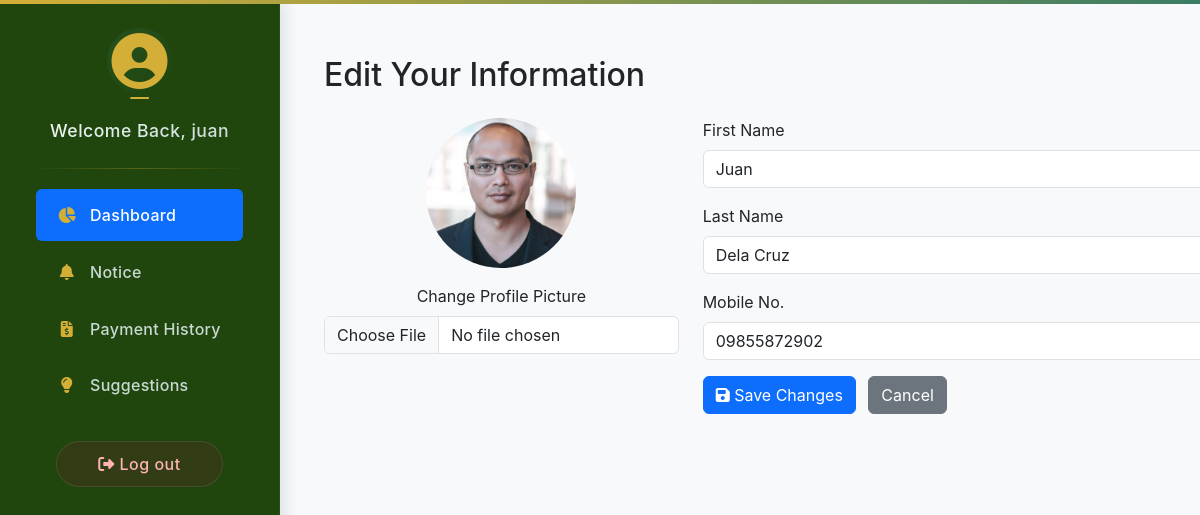
Screenshot of /edit-tenant.php (signed in) with the database file from the repository.
### tables this page shows
CREATE TABLE `tenants` (
  `tenant_id` int(11) NOT NULL AUTO_INCREMENT,
  `academic_year_id` int(11) NOT NULL,
  `first_name` varchar(120) NOT NULL,
  `last_name` varchar(120) NOT NULL,
  `middle_name` varchar(120) DEFAULT NULL,
  `birthdate` date NOT NULL,
  `address` varchar(250) NOT NULL,
  `gender` enum('M','F') NOT NULL,
  `mobile_no` varchar(11) NOT NULL,
  `guardian_id` int(11) NOT NULL,
  `course_id` int(11) NOT NULL,
  `year_level` enum('1','2','3','4') NOT NULL,
  `tenant_type` enum('Student','Non-Student') DEFAULT NULL,
  `profile_picture` varchar(225) DEFAULT NULL,
  `student_id` varchar(20) NOT NULL DEFAULT 'Student',
  `is_student` tinyint(1) NOT NULL DEFAULT 1,
  `user_id` int(11) NOT NULL,
  `is_willing_to_continue` tinyint(1) NOT NULL DEFAULT 0,
  PRIMARY KEY (`tenant_id`),
  KEY `FK_guardians_TO_tenants` (`guardian_id`),
  KEY `FK_course_TO_tenants` (`course_id`),
  KEY `FK_academic_years_TO_tenants` (`academic_year_id`),
  KEY `fk_tenants_user` (`user_id`),
  CONSTRAINT `FK_academic_years_TO_tenants` FOREIGN KEY (`academic_year_id`) REFERENCES `academic_years` (`academic_year_id`),
  CONSTRAINT `FK_course_TO_tenants` FOREIGN KEY (`course_id`) REFERENCES `course` (`course_id`),
  CONSTRAINT `FK_guardians_TO_tenants` FOREIGN KEY (`guardian_id`) REFERENCES `guardians` (`guardian_id`),
  CONSTRAINT `fk_tenants_user` FOREIGN KEY (`user_id`) REFERENCES `users` (`user_id`) ON DELETE CASCADE ON UPDATE CASCADE
);

### edit-tenant.php (the view, shortened to what this page needs)
<?php
include 'connection/db.php';
$tenant_id = $_SESSION['tenant_id'];
$stmt = $conn->prepare("SELECT first_name, last_name, mobile_no, profile_picture FROM tenants WHERE tenant_id = ?");
$stmt->bind_param("i", $tenant_id);
$stmt->execute();
$tenant = $stmt->get_result()->fetch_assoc();
?>
<!DOCTYPE html>
<html lang="en">
<head>
  <link rel="stylesheet" href="https://cdnjs.cloudflare.com/ajax/libs/font-awesome/6.4.0/css/all.min.css">
  <link href="https://cdn.jsdelivr.net/npm/bootstrap@5.3.0/dist/css/bootstrap.min.css" rel="stylesheet">
  <link rel="stylesheet" href="CSS/styles.css">
</head>
<body>
  <?php include 'sidebar.php'; ?>
  <div class="main-content">
    <div class="container" style="margin-left: 280px;">
      <h2 class="mt-4">Edit Your Information</h2>
      <form action="" method="POST" enctype="multipart/form-data" class="mt-4">
        <div class="row">
          <div class="col-md-4 text-center">
            <img src="<?= $tenant['profile_picture'] ? 'uploads/profiles/' . htmlspecialchars($tenant['profile_picture']) : 'Pictures/logo.png'; ?>"
                 class="img-fluid rounded-circle mb-3" style="max-width: 150px;" alt="Profile Image">
            <div class="mb-3">
              <label for="profile_picture" class="form-label">Change Profile Picture</label>
              <input type="file" name="profile_picture" class="form-control">
            </div>
          </div>
          <div class="col-md-8">
            <div class="mb-3">
              <label class="form-label">First Name</label>
              <input type="text" name="first_name" class="form-control" value="<?= htmlspecialchars($tenant['first_name']) ?>" required>
            </div>
            <div class="mb-3">
              <label class="form-label">Last Name</label>
              <input type="text" name="last_name" class="form-control" value="<?= htmlspecialchars($tenant['last_name']) ?>" required>
            </div>
            <div class="mb-3">
              <label class="form-label">Mobile No.</label>
              <input type="text" name="mobile_no" class="form-control" value="<?= htmlspecialchars($tenant['mobile_no']) ?>" required>
            </div>
            <button type="submit" class="btn btn-primary"><i class="fas fa-save"></i> Save Changes</button>
            <a href="dashboard.php" class="btn btn-secondary ms-2">Cancel</a>
          </div>
        </div>
      </form>
    </div>
  </div>
</body>
</html>

### CSS/styles.css (style rules this page uses)
:root { --dark-green: #20450d; --medium-green: #1d3b31; --light-green: #2a4d40; --accent-green: #3a7d64; --gold-accent: #d4af37; --text-light: #f0f7f4; --text-muted: #c8dad3; }
body { font-family: 'Inter', -apple-system, BlinkMacSystemFont, sans-serif; margin: 0; padding: 0; background: #f8f9fa; min-height: 100vh; display: flex; flex-direction: column; }
.main-content { flex-grow: 1; padding: 2rem; overflow-y: auto; height: 100vh; }

### rows the page displays
tenants: profile_picture (picture), first_name "Juan", last_name "Dela Cruz", mobile_no "09855872902"

### other values shown
$_SESSION["username"] "juan"
